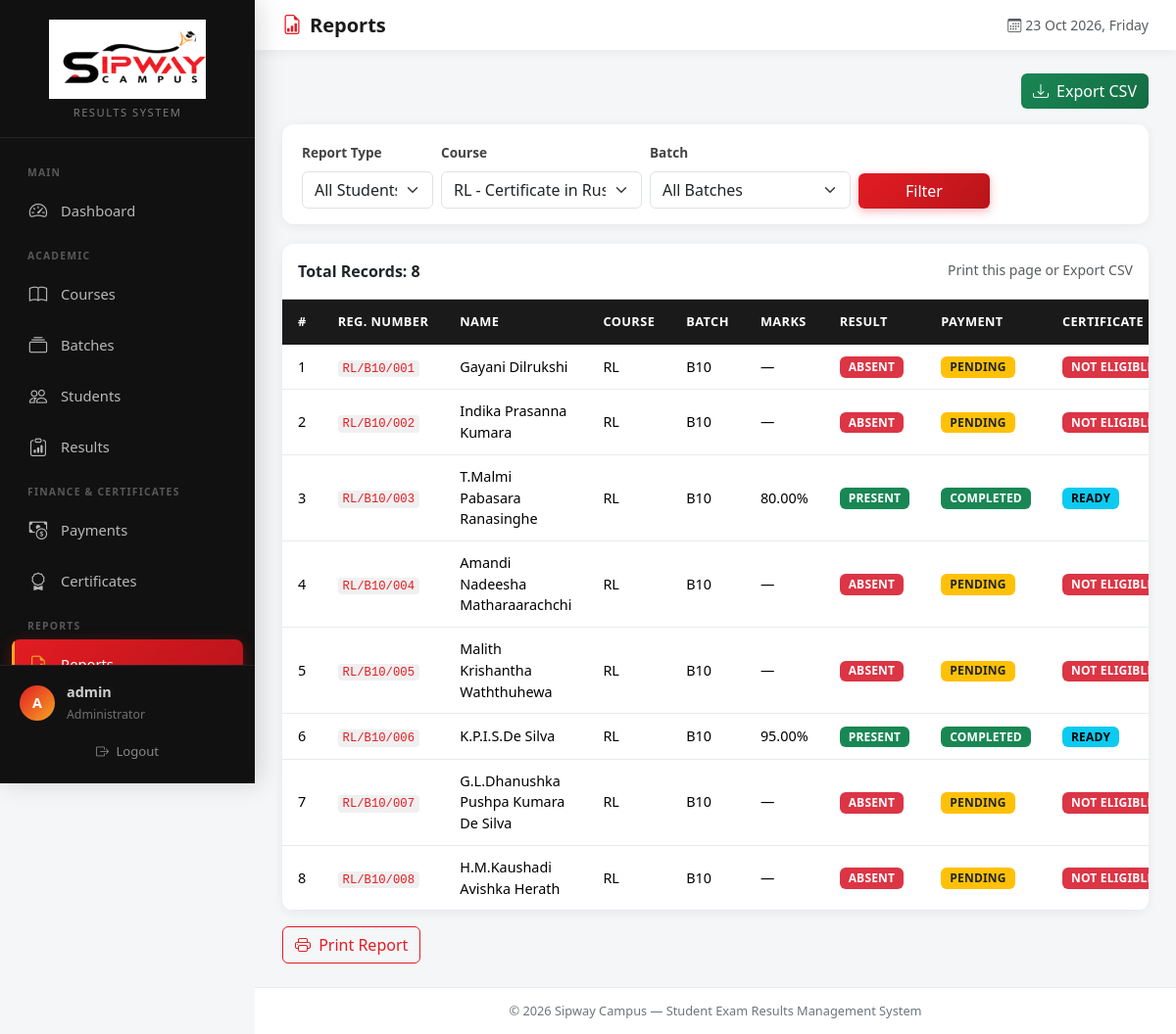
Screenshot of /admin/reports.php?course_id=1 (signed in) with the database file from the repository.
### tables this page shows
CREATE TABLE IF NOT EXISTS students (
    id INT AUTO_INCREMENT PRIMARY KEY,
    registration_number VARCHAR(50) NOT NULL UNIQUE,
    full_name VARCHAR(150) NOT NULL,
    phone VARCHAR(30) NULL,
    phone2 VARCHAR(30) NULL,
    address TEXT NULL,
    batch_id INT NOT NULL,
    is_active TINYINT(1) DEFAULT 1,
    created_at TIMESTAMP DEFAULT CURRENT_TIMESTAMP,
    updated_at TIMESTAMP DEFAULT CURRENT_TIMESTAMP ON UPDATE CURRENT_TIMESTAMP,
    FOREIGN KEY (batch_id) REFERENCES batches(id) ON DELETE CASCADE,
    INDEX idx_reg (registration_number),
    INDEX idx_name (full_name),
    INDEX idx_phone (phone)
);

CREATE TABLE IF NOT EXISTS courses (
    id INT AUTO_INCREMENT PRIMARY KEY,
    course_code VARCHAR(20) NOT NULL UNIQUE,
    course_name VARCHAR(150) NOT NULL,
    description TEXT,
    is_active TINYINT(1) DEFAULT 1,
    created_at TIMESTAMP DEFAULT CURRENT_TIMESTAMP,
    updated_at TIMESTAMP DEFAULT CURRENT_TIMESTAMP ON UPDATE CURRENT_TIMESTAMP
);

CREATE TABLE IF NOT EXISTS batches (
    id INT AUTO_INCREMENT PRIMARY KEY,
    course_id INT NOT NULL,
    batch_code VARCHAR(30) NOT NULL,
    batch_name VARCHAR(100) NOT NULL,
    start_date DATE NULL,
    end_date DATE NULL,
    is_active TINYINT(1) DEFAULT 1,
    created_at TIMESTAMP DEFAULT CURRENT_TIMESTAMP,
    updated_at TIMESTAMP DEFAULT CURRENT_TIMESTAMP ON UPDATE CURRENT_TIMESTAMP,
    FOREIGN KEY (course_id) REFERENCES courses(id) ON DELETE CASCADE,
    UNIQUE KEY unique_batch (course_id, batch_code)
);

CREATE TABLE IF NOT EXISTS results (
    id INT AUTO_INCREMENT PRIMARY KEY,
    student_id INT NOT NULL,
    assignment1 DECIMAL(5,2) NULL DEFAULT NULL COMMENT '1st Assignment marks',
    assignment2 DECIMAL(5,2) NULL DEFAULT NULL COMMENT '2nd Assignment marks',
    final_exam DECIMAL(5,2) NULL DEFAULT NULL COMMENT 'Final exam marks',
    full_marks DECIMAL(5,2) NULL DEFAULT NULL COMMENT 'Total / Full marks',
    marks_percentage DECIMAL(5,2) NULL DEFAULT NULL COMMENT 'Percentage if used',
    result_status ENUM('PRESENT','ABSENT','PENDING','NOT_ELIGIBLE') DEFAULT 'PENDING',
    remarks TEXT NULL,
    exam_date DATE NULL,
    entered_by VARCHAR(50) DEFAULT 'admin',
    created_at TIMESTAMP DEFAULT CURRENT_TIMESTAMP,
    updated_at TIMESTAMP DEFAULT CURRENT_TIMESTAMP ON UPDATE CURRENT_TIMESTAMP,
    FOREIGN KEY (student_id) REFERENCES students(id) ON DELETE CASCADE,
    UNIQUE KEY unique_student_result (student_id)
);

### admin/reports.php (the view, shortened to what this page needs)
<?php
require_once __DIR__ . '/../includes/auth.php';
$conn = getConnection();
$filterCourse = isset($_GET['course_id']) ? (int)$_GET['course_id'] : 0;
$reportType   = $_GET['type'] ?? 'all';
$coursesList = $conn->query("SELECT id, course_code, course_name FROM courses WHERE is_active=1 ORDER BY course_name");
$coursesArr = [];
while ($c = $coursesList->fetch_assoc()) $coursesArr[] = $c;
$sql = "
    SELECT s.registration_number, s.full_name, s.phone, s.address,
           b.batch_code, b.batch_name, c.course_code, c.course_name,
           r.assignment1, r.assignment2, r.final_exam, r.full_marks, r.marks_percentage, r.result_status,
           p.payment_status, cert.certificate_status
    FROM students s
    JOIN batches b ON s.batch_id = b.id
    JOIN courses c ON b.course_id = c.id
    LEFT JOIN results r ON s.id = r.student_id
    LEFT JOIN payments p ON s.id = p.student_id
    LEFT JOIN certificates cert ON s.id = cert.student_id
    WHERE s.is_active = 1
";
if ($filterCourse) $sql .= " AND c.id = $filterCourse";
$sql .= " ORDER BY c.course_code, b.batch_code, s.registration_number";
$rows = $conn->query($sql);
require_once __DIR__ . '/../includes/header.php';
?>
<div class="page-header d-flex justify-content-end align-items-center mb-3 flex-wrap gap-2">
    <a href="?<?php echo http_build_query(array_merge($_GET, ['export'=>'csv'])); ?>" class="btn btn-success">
        <i class="bi bi-download me-1"></i> Export CSV
    </a>
</div>
<div class="filter-bar">
    <form method="GET" class="row g-2 align-items-end">
        <div class="col-md-2">
            <label class="form-label">Report Type</label>
            <select name="type" class="form-select" onchange="this.form.submit()">
                <option value="all" <?php echo $reportType=='all'?'selected':''; ?>>All Students</option>
            </select>
        </div>
        <div class="col-md-3">
            <label class="form-label">Course</label>
            <select name="course_id" class="form-select" onchange="this.form.submit()">
                <?php foreach ($coursesArr as $c): ?>
                <option value="<?php echo $c['id']; ?>" <?php echo $filterCourse==$c['id']?'selected':''; ?>><?php echo sanitize($c['course_code'].' - '.$c['course_name']); ?></option>
                <?php endforeach; ?>
            </select>
        </div>
        <div class="col-md-3">
            <label class="form-label">Batch</label>
            <select name="batch_id" class="form-select" onchange="this.form.submit()">
                <option value="0">All Batches</option>
            </select>
        </div>
        <div class="col-md-2">
            <button type="submit" class="btn btn-primary w-100">Filter</button>
        </div>
    </form>
</div>
<div class="card table-card">
    <div class="card-header bg-white py-3 d-flex justify-content-between">
        <strong>Total Records: <?php echo $rows->num_rows; ?></strong>
        <span class="text-muted small">Print this page or Export CSV</span>
    </div>
    <div class="table-responsive">
        <table class="table table-hover table-sm mb-0" id="reportTable">
            <thead>
                <tr>
                    <th>#</th>
                    <th>Reg. Number</th>
                    <th>Name</th>
                    <th>Course</th>
                    <th>Batch</th>
                    <th>Marks</th>
                    <th>Result</th>
                    <th>Payment</th>
                    <th>Certificate</th>
                </tr>
            </thead>
            <tbody>
                <?php $i=1; if ($rows->num_rows > 0): while ($row = $rows->fetch_assoc()): ?>
                <tr>
                    <td><?php echo $i++; ?></td>
                    <td><code><?php echo sanitize($row['registration_number']); ?></code></td>
                    <td><?php echo sanitize($row['full_name']); ?></td>
                    <td><?php echo sanitize($row['course_code']); ?></td>
                    <td><?php echo sanitize($row['batch_code']); ?></td>
                    <td>
                        <?php
                        if ($row['full_marks'] !== null) echo $row['full_marks'];
                        elseif ($row['marks_percentage'] !== null) echo $row['marks_percentage'].'%';
                        else echo '—';
                        ?>
                    </td>
                    <td><?php echo $row['result_status'] ? statusBadge($row['result_status']) : '—'; ?></td>
                    <td><?php echo $row['payment_status'] ? statusBadge($row['payment_status']) : '—'; ?></td>
                    <td><?php echo $row['certificate_status'] ? statusBadge($row['certificate_status']) : '—'; ?></td>
                </tr>
                <?php endwhile; else: ?>
                <tr><td colspan="9" class="text-center text-muted py-5">No records match the filter</td></tr>
                <?php endif; ?>
            </tbody>
        </table>
    </div>
</div>
<div class="mt-3">
    <button onclick="window.print()" class="btn btn-outline-primary"><i class="bi bi-printer me-1"></i> Print Report</button>
</div>
<?php require_once __DIR__ . '/../includes/footer.php'; ?>

### includes/auth.php (shortened to what this page needs)
<?php
function sanitize($data) {
    return htmlspecialchars(trim($data), ENT_QUOTES, 'UTF-8');
}
function statusBadge($status) {
    $map = [
        'PRESENT'       => 'badge-success',
        'ABSENT'        => 'badge-danger',
        'PENDING'       => 'badge-warning',
        'NOT_ELIGIBLE'  => 'badge-danger',
        'PAID'          => 'badge-success',
        'ONE_TIME'      => 'badge-info',
        'COMPLETED'     => 'badge-success',
        'NOT_PAID'      => 'badge-danger',
        'CONVA_PAY'     => 'badge-primary',
        'ISSUED'        => 'badge-success',
        'READY'         => 'badge-info',
    ];
    $class = $map[$status] ?? 'badge-secondary';
    $label = str_replace('_', ' ', $status);
    return '<span class="badge ' . $class . '">' . $label . '</span>';
}
?>

### assets/css/style.css (style rules this page uses)
:root { --primary: #1a1a1a; --primary-dark: #0d0d0d; --accent-red: #e31c23; --accent-red-dark: #b8141a; --accent-orange: #f5a623; --accent-orange-light: #ffc04d; --sidebar-width: 260px; --sidebar-bg: #111111; --sidebar-hover: #1f1f1f; --body-bg: #f5f6f8; --card-bg: #ffffff; --text-main: #222; --text-muted: #6c757d; --success: #198754; --danger: #dc3545; --warning: #ffc107; --info: #0dcaf0; --border: #e8eaed; --shadow: 0 2px 12px rgba(0,0,0,0.06); --shadow-lg: 0 8px 30px rgba(0,0,0,0.1); --radius: 12px; --transition: all 0.25s cubic-bezier(0.4, 0, 0.2, 1); }
* { box-sizing: border-box; }
body { background-color: var(--body-bg); font-family: 'Segoe UI', system-ui, -apple-system, BlinkMacSystemFont, sans-serif; color: var(--text-main); margin: 0; min-height: 100vh; overflow-x: hidden; }
.table-card { border: none; border-radius: var(--radius); box-shadow: var(--shadow); overflow: hidden; background: var(--card-bg); animation: fadeInUp 0.4s ease; }
.table thead th { background: var(--primary); color: #fff; font-weight: 600; font-size: 0.8rem; text-transform: uppercase; letter-spacing: 0.4px; border: none; white-space: nowrap; padding: 0.85rem 1rem; }
.table tbody tr { transition: var(--transition); }
.table td { vertical-align: middle; font-size: 0.9rem; padding: 0.7rem 1rem; border-color: var(--border); }
.badge { font-weight: 600; padding: 0.4em 0.75em; font-size: 0.75rem; border-radius: 6px; letter-spacing: 0.2px; }
.badge-success { background-color: #198754 !important; }
.badge-danger { background-color: #dc3545 !important; }
.badge-warning { background-color: #ffc107 !important; color: #212529 !important; }
.badge-info { background-color: #0dcaf0 !important; color: #000 !important; }
.btn-primary { background: linear-gradient(135deg, var(--accent-red) 0%, var(--accent-red-dark) 100%); border: none; box-shadow: 0 3px 10px rgba(227, 28, 35, 0.3); transition: var(--transition); }
.btn-outline-primary { color: var(--accent-red); border-color: var(--accent-red); }
.btn-success { background: linear-gradient(135deg, #198754, #146c43); border: none; }
.form-label { font-weight: 600; font-size: 0.85rem; color: #444; }
.filter-bar { background: var(--card-bg); border-radius: var(--radius); padding: 1rem 1.25rem; box-shadow: var(--shadow); margin-bottom: 1.25rem; animation: fadeInUp 0.35s ease; }
.page-header { margin-bottom: 1.4rem; animation: fadeInDown 0.35s ease; }
code { background: #f0f0f0; padding: 0.15em 0.4em; border-radius: 4px; font-size: 0.85em; color: var(--accent-red); }

### rows the page displays
students: registration_number "RL/B10/001", full_name "Gayani Dilrukshi", courses.course_code "RL", batch.batch_code "B10", results.result_status "ABSENT PENDING NOT…"
students: registration_number "RL/B10/002", full_name "Indika Prasanna Kumara", courses.course_code "RL", batch.batch_code "B10", results.result_status "ABSENT PENDING NOT…"
students: registration_number "RL/B10/003", full_name "T.Malmi Pabasara Ranasinghe", courses.course_code "RL", batch.batch_code "B10", results.marks_percentage "80.00", results.result_status "PRESENT COMPLETED READY"
students: registration_number "RL/B10/004", full_name "Amandi Nadeesha Matharaarachchi", courses.course_code "RL", batch.batch_code "B10", results.result_status "ABSENT PENDING NOT…"
students: registration_number "RL/B10/005", full_name "Malith Krishantha Waththuhewa", courses.course_code "RL", batch.batch_code "B10", results.result_status "ABSENT PENDING NOT…"
students: registration_number "RL/B10/006", full_name "K.P.I.S.De Silva", courses.course_code "RL", batch.batch_code "B10", results.marks_percentage "95.00", results.result_status "PRESENT COMPLETED READY"
students: registration_number "RL/B10/007", full_name "G.L.Dhanushka Pushpa Kumara De Silva", courses.course_code "RL", batch.batch_code "B10", results.result_status "ABSENT PENDING NOT…"
students: registration_number "RL/B10/008", full_name "H.M.Kaushadi Avishka Herath", courses.course_code "RL", batch.batch_code "B10", results.result_status "ABSENT PENDING NOT…"

### other values shown
substr(getAdminUsername(), 0, 1) "A"
getAdminUsername() "admin"
$title "Reports"
$rows->num_rows "8"
form field course_id "RL - Certificate in Russian Language"
